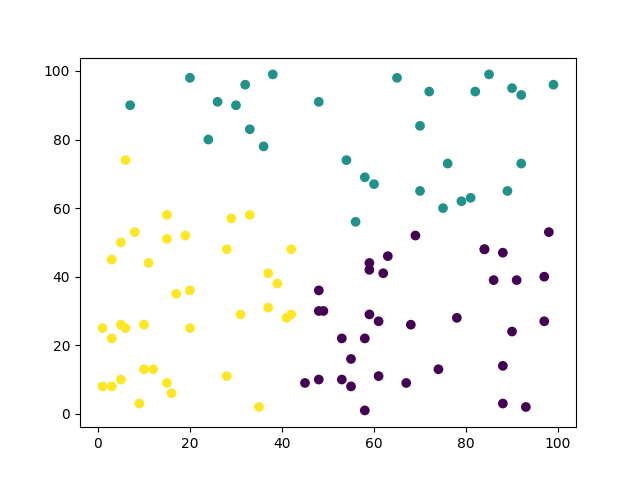

Write the Python code that produced this figure.
#KMeans
from sklearn.cluster import KMeans
import matplotlib.pyplot as plt
import pandas as pd
import random

x = [random.randrange(1,100) for n in range(0,100)]
y = [random.randrange(1,100) for n in range(0,100)]

data = pd.DataFrame({"x":x,"y":y})
print(data)
'''
     x   y
0   32   1
1   49  99
2   78  21
..  ..  ..
[100 rows x 2 columns]
'''
# 모델 만들기
model = KMeans(n_clusters=3)
# 학습
model.fit(data)
# predict
predictions = model.predict(data)

# 그림을 그리기 쉽게하기 학위해서 예측 결과를 dataframe으로 만들어서 붙이기
predict = pd.DataFrame(predictions)
predict.columns=['predict']
# concatenate labels to df as a new column
r = pd.concat([data,predict],axis=1)
print(r)
'''
     x   y  predict
0   32   1        0
1   49  99        1
2   78  21        2
..  ..  ..      ...
[100 rows x 3 columns]
'''
# 그림 그리기
plt.scatter(r['x'],r['y'],c=r['predict'])
plt.show()

# 임의의 하나의 데이터 입력하여 예측, input one data
prediction = model.predict([[1,100]])
print(prediction)
'''
[1]
'''

'''
Result

     x   y
0    5  50
1   39  38
2   20  98
3   93   2
4   16   6
..  ..  ..
95  62  41
96  76  73
97  61  11
98  97  27
99  48  36

[100 rows x 2 columns]
     x   y  predict
0    5  50        2
1   39  38        2
2   20  98        1
3   93   2        0
4   16   6        2
..  ..  ..      ...
95  62  41        0
96  76  73        1
97  61  11        0
98  97  27        0
99  48  36        0

[100 rows x 3 columns]
[1]
'''
